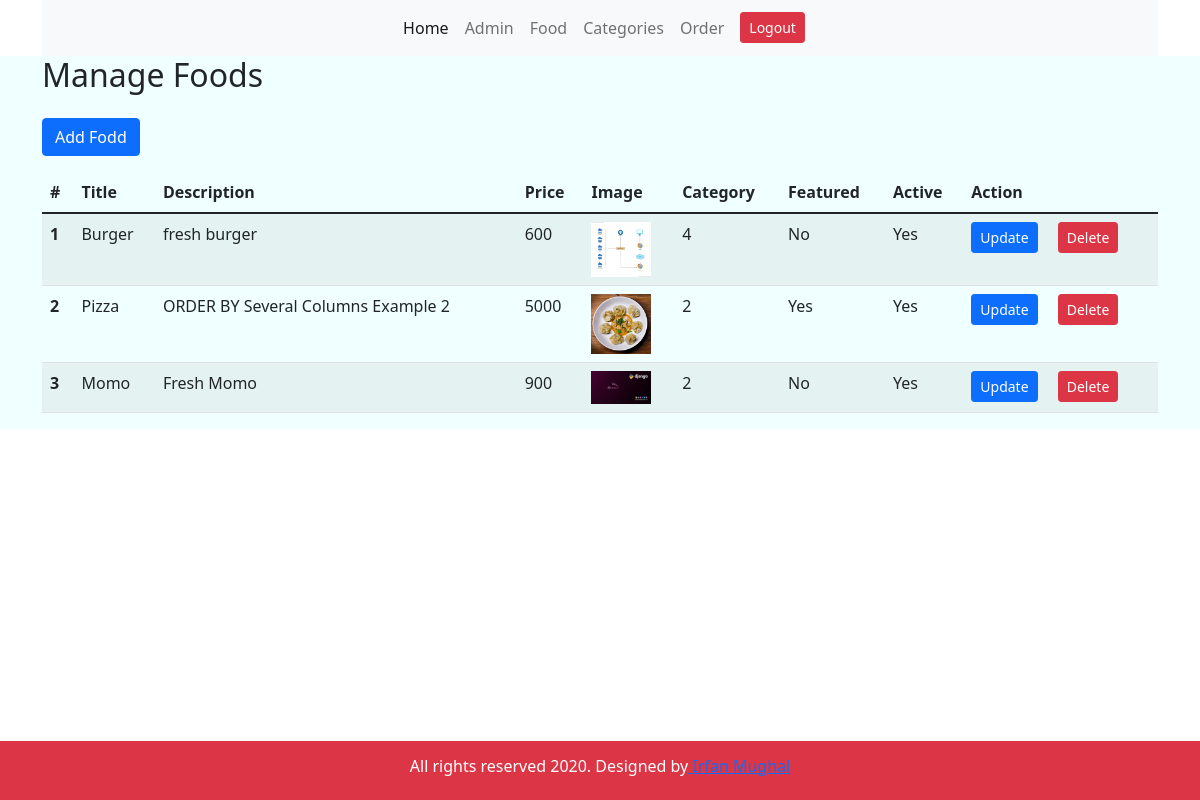
/admin/manage-food.php (signed in), run on the app's committed database.
### tables this page shows
CREATE TABLE `tbl_food` (
  `id` int NOT NULL,
  `title` varchar(150) NOT NULL,
  `description` varchar(255) NOT NULL,
  `price` decimal(10,0) NOT NULL,
  `img_name` varchar(255) NOT NULL,
  `cat_id` int NOT NULL,
  `featured` varchar(10) NOT NULL,
  `active` varchar(10) NOT NULL
);

### admin/manage-food.php (the view, shortened to what this page needs)
<?php
include 'parts/header.php';
?>
<div class="container-fluid " style="background-color: azure;">
        <div class="container">
    <div class="row">
        <div class="col-12">
            <h2>Manage Foods</h2>
        </div>
    </div>
    <div class="row">
        <div class="col-12">
            <a href="add-food.php" class="btn btn-primary my-3">Add Fodd</a>
        </div>
        <div class="col-12">
        <table class="table table-striped">
  <thead>
    <tr>
      <th scope="col">#</th>
      <th scope="col">Title</th>
      <th scope="col">Description</th>
      <th scope="col">Price</th>
      <th scope="col">Image</th>
      <th scope="col">Category</th>
      <th scope="col">Featured</th>
      <th scope="col">Active</th>
      <th scope="col">Action</th>
    </tr>
  </thead>
  <tbody>
  <?php
  $temp=1;
      $sql = "Select * from `tbl_food`";
      $result = mysqli_query($conn, $sql);
      if ($result){
          while( $row = mysqli_fetch_assoc($result)){
              $i = $row['id'];
              $t = $row['title'];
              $d = $row['description'];
              $p = $row['price'];
              $img = $row['img_name'];
              $c = $row['cat_id'];
              $f = $row['featured'];
              $a = $row['active'];
              echo "<tr>
      <th scope='row'>$temp</th>
      <td>$t</td>
      <td>$d</td>
      <td>$p</td>
      <td><img class='table-img' src='../images/food/$img' alt='No Image'></td>
      <td>$c</td>
      <td>$f</td>
      <td>$a</td>
      <td><a href='update-food.php?updateId=$i' class='btn btn-primary btn-sm me-3'>Update</a>
      <a href='delete-food.php?deleteId=$i' class='btn btn-danger btn-sm'>Delete</a></td>
    </tr>";
    $temp++;
          }
      }
     else{
         echo 'query problem';
     }
      ?>
  </tbody>
</table>
        </div>
    </div>
    </div>
</div>
<?php include'parts/footer.php'?>

### admin/manage-food.php (style rules this page uses)
.table-img { max-width: 60px; max-height: 60px; }

### data on the page
tbl_food: title "Burger", description "fresh burger", price "600", img_name (picture), cat "4", featured "No", active "Yes"
tbl_food: title "Pizza", description "ORDER BY Several Columns Example 2", price "5000", img_name (picture), cat "2", featured "Yes", active "Yes"
tbl_food: title "Momo", description "Fresh Momo", price "900", img_name (picture), cat "2", featured "No", active "Yes"
